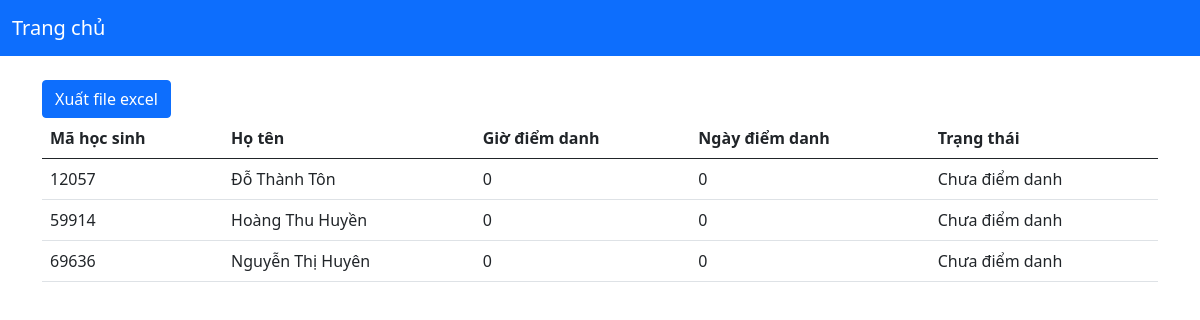
The page /diem-danh/get/1 on the database as committed earlier.
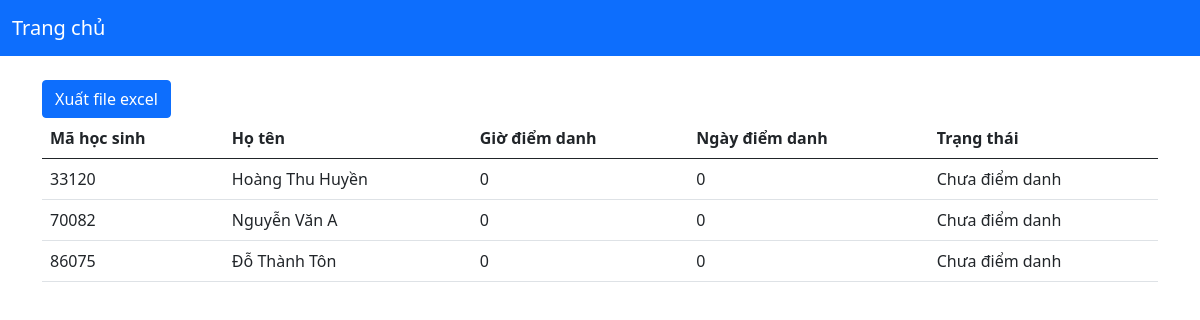
The same page on the database as committed later.
### tables this page shows
CREATE TABLE HocSinh(
    Id integer primary key autoincrement,
    HoTen text,
    Lop integer not null,
    KhuonMat1 text,
    KhuonMat2 text,
    KhuonMat3 text,
    EmbFace1 text,
    EmbFace2 text,
    EmbFace3 text
);

### app.py (the view)
@app.route('/diem-danh/get/<int:id>', methods=['GET'])
def get_diem_danh(id):
    ds_diem_danh = DiemDanhDal.get_trang_thai_diem_danh(id)
    Constants.IDLOP = id
    return render_template('diem-danh/index.html', diemDanhs=ds_diem_danh)

### dal/DiemDanhDal.py (called while the page is built)
def get_trang_thai_diem_danh(idLop: int):
    ds_hoc_sinh = get_ds_hoc_sinh_theo_lop(idLop)
    ds_diem_danh = get_diem_danh_theo_lop_hom_nay(idLop)
    ds_trang_thai = []
    for hoc_sinh in ds_hoc_sinh:
        trang_thai_diem_danh = TrangThaiDiemDanh()
        trang_thai_diem_danh.IdHocSinh = hoc_sinh.Id
        trang_thai_diem_danh.TenHocSinh = hoc_sinh.HoTen
        trang_thai_diem_danh.TrangThai = "Chưa điểm danh"
        for diem_danh in ds_diem_danh:
            if hoc_sinh.Id == diem_danh.IdHocSinh:
                trang_thai_diem_danh.TrangThai = "Đã điểm danh"
                trang_thai_diem_danh.NgayDiemDanh = diem_danh.NgayDiemDanh
                trang_thai_diem_danh.GioDiemDanh = diem_danh.GioDiemDanh
        ds_trang_thai.append(trang_thai_diem_danh)
    return ds_trang_thai

### templates/diem-danh/index.html (shortened to what this page needs)
<!DOCTYPE html>
<html lang="en">
<head>
    <link href="https://cdn.jsdelivr.net/npm/bootstrap@5.0.2/dist/css/bootstrap.min.css" rel="stylesheet"
>
</head>
<body>
<nav class="navbar navbar-dark bg-primary navbar-expand-lg">
    <div class="container-fluid">
        <a class="navbar-brand" href="/">Trang chủ</a>
    </div>
</nav>
<br>
<div class="container">
    <a class="btn btn-primary" href="/diem-danh/xuat-file">Xuất file excel</a>
    <table class="table">
        <thead>
        <tr>
            <th scope="col">Mã học sinh</th>
            <th scope="col">Họ tên</th>
            <th scope="col">Giờ điểm danh</th>
            <th scope="col">Ngày điểm danh</th>
            <th scope="col">Trạng thái</th>
        </tr>
        </thead>
        <tbody>
        {% for diemDanh in diemDanhs %}
        <tr>
            <td>{{diemDanh.IdHocSinh}}</td>
            <td>{{diemDanh.TenHocSinh}}</td>
            <td>{{diemDanh.GioDiemDanh}}</td>
            <td>{{diemDanh.NgayDiemDanh}}</td>
            <td>{{diemDanh.TrangThai}}</td>
        </tr>
        {% endfor %}
        </tbody>
    </table>
</div>
</body>
</html>

Rows that differ between the two databases and show on the page:
removed HocSinh: IdHocSinh "12057", TenHocSinh "Đỗ Thành Tôn", GioDiemDanh "0", NgayDiemDanh "0", TrangThai "Chưa điểm danh"
removed HocSinh: IdHocSinh "59914", TenHocSinh "Hoàng Thu Huyền", GioDiemDanh "0", NgayDiemDanh "0", TrangThai "Chưa điểm danh"
removed HocSinh: IdHocSinh "69636", TenHocSinh "Nguyễn Thị Huyên", GioDiemDanh "0", NgayDiemDanh "0", TrangThai "Chưa điểm danh"
added HocSinh: IdHocSinh "33120", TenHocSinh "Hoàng Thu Huyền", GioDiemDanh "0", NgayDiemDanh "0", TrangThai "Chưa điểm danh"
added HocSinh: IdHocSinh "70082", TenHocSinh "Nguyễn Văn A", GioDiemDanh "0", NgayDiemDanh "0", TrangThai "Chưa điểm danh"
added HocSinh: IdHocSinh "86075", TenHocSinh "Đỗ Thành Tôn", GioDiemDanh "0", NgayDiemDanh "0", TrangThai "Chưa điểm danh"
